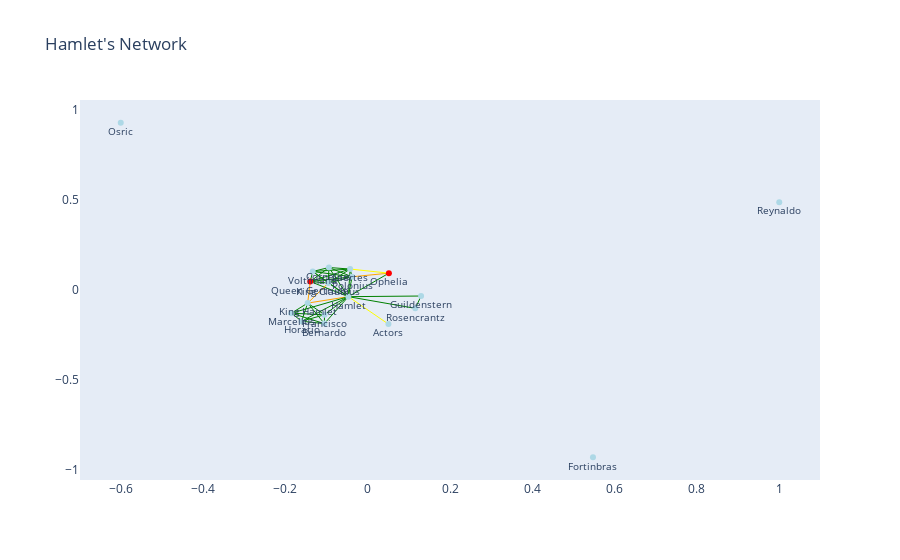

The code cell stored with this chart in its notebook:
### Markdown cell above
## EDGES: 

1. RELATIONSHIPS
2. INTERACTIONS
3. CO-OCCURRENCE

### Code cell
import pandas as pd
import networkx as nx
import matplotlib.pyplot as plt
import plotly.graph_objects as go

# Load the existing graph
G = nx.read_gexf('graphs/initial_graph.gexf')

# Load your three datasets
relationships_df = pd.read_csv('dataset/relazioni_matrix_amleto.csv', index_col=0)
cooc_df = pd.read_csv('dataset/cooc_matrix_amleto.csv', index_col=0)
interactions_df = pd.read_csv('dataset/interazioni_matrix_amleto.csv', index_col=0)

# Function to add edges of different types to the graph
def add_edges_from_dataframe(G, df, edge_color):
    for row in df.iterrows():
        source, targets = row[0], row[1][row[1] > 0].index.tolist()
        for target in targets:
            G.add_edge(source, target, color=edge_color)

# Add edges for relationships (orange)
add_edges_from_dataframe(G, relationships_df, 'orange')

# Add edges for interactions (yellow)
add_edges_from_dataframe(G, interactions_df, 'yellow')

# Add edges for co-occurrences (green)
add_edges_from_dataframe(G, cooc_df, 'green')

# Visualize the graph
pos = nx.spring_layout(G, seed=42)

edge_trace = []
for edge in G.edges(data=True):
    x0, y0 = pos[edge[0]]
    x1, y1 = pos[edge[1]]
    edge_trace.append(go.Scatter(
        x=[x0, x1, None],
        y=[y0, y1, None],
        mode='lines',
        line=dict(width=1, color=edge[2]['color']),
        hoverinfo='none'
    ))

node_trace = go.Scatter(
    x=[pos[node][0] for node in G.nodes()],
    y=[pos[node][1] for node in G.nodes()],
    mode='markers+text',
    hoverinfo='text',
    marker=dict(
        showscale=False,
        color=['red' if G.nodes[node].get('gender', 'Unknown') == 'Female' else 'lightblue' for node in G.nodes()]
    ),
    text=[node for node in G.nodes()],
    textposition='bottom center',
    textfont=dict(size=10),
    customdata=[[f"Character: {node}<br>Gender: {G.nodes[node].get('gender', 'Unknown')}<br>Place: {G.nodes[node].get('place', 'Unknown')}<br>Role: {G.nodes[node].get('role', 'Unknown')}"] for node in G.nodes()]
)

fig = go.Figure(edge_trace + [node_trace])
fig.update_traces(
    hovertemplate='%{customdata}',  # Display attributes on hover
)

fig.update_layout(showlegend=False, title="Hamlet's Network")
fig.update_xaxes(showgrid=False, zeroline=False)
fig.update_yaxes(showgrid=False, zeroline=False)
fig.show()
nx.write_gexf(G, 'graphs/new_graph.gexf')

### Figure 1 — Plotly figure (JSON) as saved in the notebook; plotly's stock layout.template omitted (floating-point values rounded to 4 significant figures)
{"data": [{"hoverinfo": "none", "hovertemplate": "%{customdata}", "line": {"color": "green", "width": 1}, "mode": "lines", "type": "scatter", "x": [-0.04708, -0.09577, null], "y": [-0.03815, 0.03736, null]}, {"hoverinfo": "none", "hovertemplate": "%{customdata}", "line": {"color": "orange", "width": 1}, "mode": "lines", "type": "scatter", "x": [-0.04708, -0.1459, null], "y": [-0.03815, -0.07381, null]}, {"hoverinfo": "none", "hovertemplate": "%{customdata}", "line": {"color": "green", "width": 1}, "mode": "lines", "type": "scatter", "x": [-0.04708, -0.1397, null], "y": [-0.03815, 0.04574, null]}, {"hoverinfo": "none", "hovertemplate": "%{customdata}", "line": {"color": "green", "width": 1}, "mode": "lines", "type": "scatter", "x": [-0.04708, 0.05141, null], "y": [-0.03815, 0.09211, null]}, {"hoverinfo": "none", "hovertemplate": "%{customdata}", "line": {"color": "green", "width": 1}, "mode": "lines", "type": "scatter", "x": [-0.04708, -0.1606, null], "y": [-0.03815, -0.1742, null]}, {"hoverinfo": "none", "hovertemplate": "%{customdata}", "line": {"color": "green", "width": 1}, "mode": "lines", "type": "scatter", "x": [-0.04708, -0.03812, null], "y": [-0.03815, 0.07204, null]}, {"hoverinfo": "none", "hovertemplate": "%{customdata}", "line": {"color": "green", "width": 1}, "mode": "lines", "type": "scatter", "x": [-0.04708, 0.1155, null], "y": [-0.03815, -0.103, null]}, {"hoverinfo": "none", "hovertemplate": "%{customdata}", "line": {"color": "green", "width": 1}, "mode": "lines", "type": "scatter", "x": [-0.04708, 0.1296, null], "y": [-0.03815, -0.03467, null]}, {"hoverinfo": "none", "hovertemplate": "%{customdata}", "line": {"color": "yellow", "width": 1}, "mode": "lines", "type": "scatter", "x": [-0.04708, 0.05034, null], "y": [-0.03815, -0.1904, null]}, {"hoverinfo": "none", "hovertemplate": "%{customdata}", "line": {"color": "green", "width": 1}, "mode": "lines", "type": "scatter", "x": [-0.04708, -0.04285, null], "y": [-0.03815, 0.1149, null]}, {"hoverinfo": "none", "hovertemplate": "%{customdata}", "line": {"color": "green", "width": 1}, "mode": "lines", "type": "scatter", "x": [-0.04708, -0.1337, null], "y": [-0.03815, 0.1014, null]}, {"hoverinfo": "none", "hovertemplate": "%{customdata}", "line": {"color": "green", "width": 1}, "mode": "lines", "type": "scatter", "x": [-0.04708, -0.09435, null], "y": [-0.03815, 0.1236, null]}, {"hoverinfo": "none", "hovertemplate": "%{customdata}", "line": {"color": "green", "width": 1}, "mode": "lines", "type": "scatter", "x": [-0.04708, -0.1856, null], "y": [-0.03815, -0.1299, null]}, {"hoverinfo": "none", "hovertemplate": "%{customdata}", "line": {"color": "green", "width": 1}, "mode": "lines", "type": "scatter", "x": [-0.04708, -0.1053, null], "y": [-0.03815, -0.1876, null]}, {"hoverinfo": "none", "hovertemplate": "%{customdata}", "line": {"color": "green", "width": 1}, "mode": "lines", "type": "scatter", "x": [-0.04708, -0.105, null], "y": [-0.03815, -0.1385, null]}, {"hoverinfo": "none", "hovertemplate": "%{customdata}", "line": {"color": "orange", "width": 1}, "mode": "lines", "type": "scatter", "x": [-0.09577, -0.1459, null], "y": [0.03736, -0.07381, null]}, {"hoverinfo": "none", "hovertemplate": "%{customdata}", "line": {"color": "green", "width": 1}, "mode": "lines", "type": "scatter", "x": [-0.09577, -0.1397, null], "y": [0.03736, 0.04574, null]}, {"hoverinfo": "none", "hovertemplate": "%{customdata}", "line": {"color": "green", "width": 1}, "mode": "lines", "type": "scatter", "x": [-0.09577, -0.03812, null], "y": [0.03736, 0.07204, null]}, {"hoverinfo": "none", "hovertemplate": "%{customdata}", "line": {"color": "green", "width": 1}, "mode": "lines", "type": "scatter", "x": [-0.09577, -0.04285, null], "y": [0.03736, 0.1149, null]}, {"hoverinfo": "none", "hovertemplate": "%{customdata}", "line": {"color": "green", "width": 1}, "mode": "lines", "type": "scatter", "x": [-0.09577, -0.1337, null], "y": [0.03736, 0.1014, null]}, {"hoverinfo": "none", "hovertemplate": "%{customdata}", "line": {"color": "green", "width": 1}, "mode": "lines", "type": "scatter", "x": [-0.09577, -0.09435, null], "y": [0.03736, 0.1236, null]}, {"hoverinfo": "none", "hovertemplate": "%{customdata}", "line": {"color": "orange", "width": 1}, "mode": "lines", "type": "scatter", "x": [-0.1459, -0.1397, null], "y": [-0.07381, 0.04574, null]}, {"hoverinfo": "none", "hovertemplate": "%{customdata}", "line": {"color": "green", "width": 1}, "mode": "lines", "type": "scatter", "x": [-0.1459, -0.1606, null], "y": [-0.07381, -0.1742, null]}, {"hoverinfo": "none", "hovertemplate": "%{customdata}", "line": {"color": "green", "width": 1}, "mode": "lines", "type": "scatter", "x": [-0.1459, -0.1856, null], "y": [-0.07381, -0.1299, null]}, {"hoverinfo": "none", "hovertemplate": "%{customdata}", "line": {"color": "green", "width": 1}, "mode": "lines", "type": "scatter", "x": [-0.1459, -0.1053, null], "y": [-0.07381, -0.1876, null]}, {"hoverinfo": "none", "hovertemplate": "%{customdata}", "line": {"color": "green", "width": 1}, "mode": "lines", "type": "scatter", "x": [-0.1459, -0.105, null], "y": [-0.07381, -0.1385, null]}, {"hoverinfo": "none", "hovertemplate": "%{customdata}", "line": {"color": "green", "width": 1}, "mode": "lines", "type": "scatter", "x": [-0.1397, -0.03812, null], "y": [0.04574, 0.07204, null]}, {"hoverinfo": "none", "hovertemplate": "%{customdata}", "line": {"color": "green", "width": 1}, "mode": "lines", "type": "scatter", "x": [-0.1397, -0.04285, null], "y": [0.04574, 0.1149, null]}, {"hoverinfo": "none", "hovertemplate": "%{customdata}", "line": {"color": "green", "width": 1}, "mode": "lines", "type": "scatter", "x": [-0.1397, -0.1337, null], "y": [0.04574, 0.1014, null]}, {"hoverinfo": "none", "hovertemplate": "%{customdata}", "line": {"color": "green", "width": 1}, "mode": "lines", "type": "scatter", "x": [-0.1397, -0.09435, null], "y": [0.04574, 0.1236, null]}, {"hoverinfo": "none", "hovertemplate": "%{customdata}", "line": {"color": "green", "width": 1}, "mode": "lines", "type": "scatter", "x": [-0.03812, -0.04285, null], "y": [0.07204, 0.1149, null]}, {"hoverinfo": "none", "hovertemplate": "%{customdata}", "line": {"color": "orange", "width": 1}, "mode": "lines", "type": "scatter", "x": [-0.03812, 0.05141, null], "y": [0.07204, 0.09211, null]}, {"hoverinfo": "none", "hovertemplate": "%{customdata}", "line": {"color": "green", "width": 1}, "mode": "lines", "type": "scatter", "x": [-0.03812, -0.1337, null], "y": [0.07204, 0.1014, null]}, {"hoverinfo": "none", "hovertemplate": "%{customdata}", "line": {"color": "green", "width": 1}, "mode": "lines", "type": "scatter", "x": [-0.03812, -0.09435, null], "y": [0.07204, 0.1236, null]}, {"hoverinfo": "none", "hovertemplate": "%{customdata}", "line": {"color": "yellow", "width": 1}, "mode": "lines", "type": "scatter", "x": [-0.04285, 0.05141, null], "y": [0.1149, 0.09211, null]}, {"hoverinfo": "none", "hovertemplate": "%{customdata}", "line": {"color": "green", "width": 1}, "mode": "lines", "type": "scatter", "x": [-0.04285, -0.1337, null], "y": [0.1149, 0.1014, null]}, {"hoverinfo": "none", "hovertemplate": "%{customdata}", "line": {"color": "green", "width": 1}, "mode": "lines", "type": "scatter", "x": [-0.04285, -0.09435, null], "y": [0.1149, 0.1236, null]}, {"hoverinfo": "none", "hovertemplate": "%{customdata}", "line": {"color": "green", "width": 1}, "mode": "lines", "type": "scatter", "x": [-0.1606, -0.1856, null], "y": [-0.1742, -0.1299, null]}, {"hoverinfo": "none", "hovertemplate": "%{customdata}", "line": {"color": "green", "width": 1}, "mode": "lines", "type": "scatter", "x": [-0.1606, -0.1053, null], "y": [-0.1742, -0.1876, null]}, {"hoverinfo": "none", "hovertemplate": "%{customdata}", "line": {"color": "green", "width": 1}, "mode": "lines", "type": "scatter", "x": [-0.1606, -0.105, null], "y": [-0.1742, -0.1385, null]}, {"hoverinfo": "none", "hovertemplate": "%{customdata}", "line": {"color": "green", "width": 1}, "mode": "lines", "type": "scatter", "x": [0.1155, 0.1296, null], "y": [-0.103, -0.03467, null]}, {"hoverinfo": "none", "hovertemplate": "%{customdata}", "line": {"color": "green", "width": 1}, "mode": "lines", "type": "scatter", "x": [-0.1337, -0.09435, null], "y": [0.1014, 0.1236, null]}, {"hoverinfo": "none", "hovertemplate": "%{customdata}", "line": {"color": "green", "width": 1}, "mode": "lines", "type": "scatter", "x": [-0.1856, -0.1053, null], "y": [-0.1299, -0.1876, null]}, {"hoverinfo": "none", "hovertemplate": "%{customdata}", "line": {"color": "green", "width": 1}, "mode": "lines", "type": "scatter", "x": [-0.1856, -0.105, null], "y": [-0.1299, -0.1385, null]}, {"hoverinfo": "none", "hovertemplate": "%{customdata}", "line": {"color": "green", "width": 1}, "mode": "lines", "type": "scatter", "x": [-0.1053, -0.105, null], "y": [-0.1876, -0.1385, null]}, {"customdata": [["Character: Hamlet<br>Gender: Male<br>Place: <br>Role: "], ["Character: King Claudius<br>Gender: Male<br>Place: <br>Role: "], ["Character: King Hamlet<br>Gender: Male<br>Place: <br>Role: "], ["Character: Queen Gertrude<br>Gender: Female<br>Place: <br>Role: "], ["Character: Polonius<br>Gender: Male<br>Place: <br>Role: "], ["Character: Laertes<br>Gender: Male<br>Place: <br>Role: "], ["Character: Ophelia<br>Gender: Female<br>Place: <br>Role: "], ["Character: Horatio<br>Gender: Male<br>Place: <br>Role: "], ["Character: Rosencrantz<br>Gender: Male<br>Place: <br>Role: "], ["Character: Guildenstern<br>Gender: Male<br>Place: <br>Role: "], ["Character: Fortinbras<br>Gender: Male<br>Place: <br>Role: "], ["Character: Voltimand<br>Gender: Male<br>Place: <br>Role: "], ["Character: Cornelius<br>Gender: Male<br>Place: <br>Role: "], ["Character: Marcellus<br>Gender: Male<br>Place: <br>Role: "], ["Character: Bernardo<br>Gender: Male<br>Place: <br>Role: "], ["Character: Francisco<br>Gender: Male<br>Place: <br>Role: "], ["Character: Osric<br>Gender: Male<br>Place: <br>Role: "], ["Character: Reynaldo<br>Gender: Male<br>Place: <br>Role: "], ["Character: Actors<br>Gender: Male<br>Place: <br>Role: "]], "hoverinfo": "text", "hovertemplate": "%{customdata}", "marker": {"color": ["lightblue", "lightblue", "lightblue", "red", "lightblue", "lightblue", "red", "lightblue", "lightblue", "lightblue", "lightblue", "lightblue", "lightblue", "lightblue", "lightblue", "lightblue", "lightblue", "lightblue", "lightblue"], "showscale": false}, "mode": "markers+text", "text": ["Hamlet", "King Claudius", "King Hamlet", "Queen Gertrude", "Polonius", "Laertes", "Ophelia", "Horatio", "Rosencrantz", "Guildenstern", "Fortinbras", "Voltimand", "Cornelius", "Marcellus", "Bernardo", "Francisco", "Osric", "Reynaldo", "Actors"], "textfont": {"size": 10}, "textposition": "bottom center", "type": "scatter", "x": [-0.04708, -0.09577, -0.1459, -0.1397, -0.03812, -0.04285, 0.05141, -0.1606, 0.1155, 0.1296, 0.5473, -0.1337, -0.09435, -0.1856, -0.1053, -0.105, -0.6002, 1, 0.05034], "y": [-0.03815, 0.03736, -0.07381, 0.04574, 0.07204, 0.1149, 0.09211, -0.1742, -0.103, -0.03467, -0.9288, 0.1014, 0.1236, -0.1299, -0.1876, -0.1385, 0.9263, 0.4857, -0.1904]}], "layout": {"autosize": true, "showlegend": false, "title": {"text": "Hamlet's Network"}, "xaxis": {"autorange": true, "range": [-0.7035, 1.103], "showgrid": false, "type": "linear", "zeroline": false}, "yaxis": {"autorange": true, "range": [-1.082, 1.079], "showgrid": false, "type": "linear", "zeroline": false}}}
